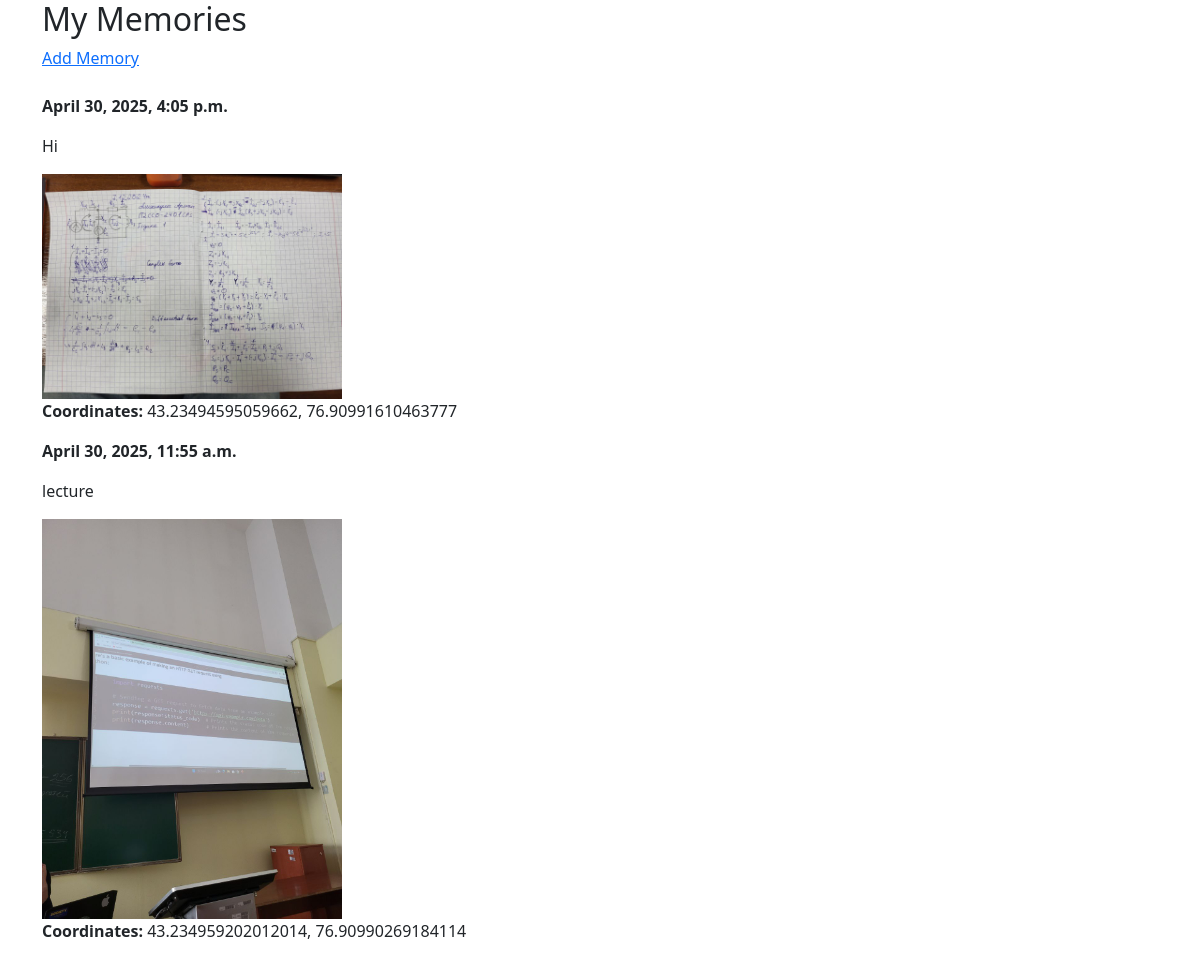
/accounts/memories/ (signed in), run on the app's committed database.
### diary_app/models.py (models this page shows, shortened)
class Memory(models.Model):
    user = models.ForeignKey(User, on_delete=models.CASCADE)
    description = models.TextField()
    image = models.ImageField(upload_to='memories_images/', blank=True, null=True)
    latitude = models.FloatField(null=True, blank=True)
    longitude = models.FloatField(null=True, blank=True)
    date_added = models.DateTimeField(auto_now_add=True)

### diary_app/views.py (the view)
# urls.py: path('memories/', memories_view, name='memories'),
@login_required
def memories_view(request):
    memories = Memory.objects.filter(user=request.user).order_by('-date_added')
    return render(request, 'memories.html', {'memories': memories})

### diary_app/templates/memories.html
{% extends "base.html" %}
{% block content %}
<div class="container">
    <h2 class="title">My Memories</h2>
    <a href="{% url 'add_memory' %}" class="button is-primary">Add Memory</a>
    <br><br>
    {% for memory in memories %}
    <div class="box">
        <p><strong>{{ memory.date_added }}</strong></p>
        <p>{{ memory.description }}</p>
        {% if memory.image %}
        <img src="{{ memory.image.url }}" style="max-width: 300px;">
        {% endif %}
        {% if memory.latitude and memory.longitude %}
        <p><strong>Coordinates:</strong> {{ memory.latitude }}, {{ memory.longitude }}</p>
        {% endif %}
    </div>
    {% empty %}
    <p>No memories yet.</p>
    {% endfor %}
</div>
{% endblock %}

### diary_app/templates/base.html (shortened to what this page needs)
<!DOCTYPE html>
<html lang="en">
<head>
    <link href="https://cdn.jsdelivr.net/npm/bootstrap@5.0.2/dist/css/bootstrap.min.css" rel="stylesheet">
</head>
<body>
{%block content%}
{%endblock%}
</body>
</html>

### data on the page
Memory: date_added "April 30, 2025, 4:05 p.m.", description "Hi", image (picture), latitude "43.23494595059662", longitude "76.90991610463777"
Memory: date_added "April 30, 2025, 11:55 a.m.", description "lecture", image (picture), latitude "43.234959202012014", longitude "76.90990269184114"
